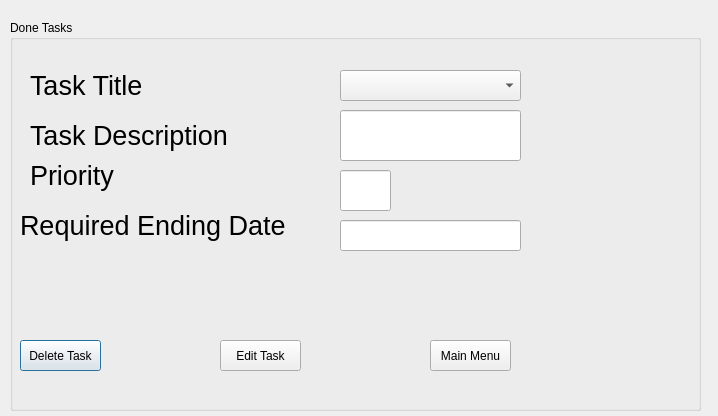
<?xml version="1.0" encoding="UTF-8"?>
<ui version="4.0">
 <class>deletetask</class>
 <widget class="QDialog" name="deletetask">
  <property name="geometry">
   <rect>
    <x>0</x>
    <y>0</y>
    <width>718</width>
    <height>416</height>
   </rect>
  </property>
  <property name="windowTitle">
   <string>Dialog</string>
  </property>
  <widget class="QGroupBox" name="groupBox">
   <property name="geometry">
    <rect>
     <x>10</x>
     <y>20</y>
     <width>691</width>
     <height>391</height>
    </rect>
   </property>
   <property name="autoFillBackground">
    <bool>true</bool>
   </property>
   <property name="title">
    <string>Done Tasks</string>
   </property>
   <widget class="QPushButton" name="pushButton_2">
    <property name="geometry">
     <rect>
      <x>10</x>
      <y>320</y>
      <width>81</width>
      <height>31</height>
     </rect>
    </property>
    <property name="text">
     <string>Delete Task</string>
    </property>
   </widget>
   <widget class="QLabel" name="label_2">
    <property name="geometry">
     <rect>
      <x>20</x>
      <y>120</y>
      <width>381</width>
      <height>71</height>
     </rect>
    </property>
    <property name="font">
     <font>
      <pointsize>20</pointsize>
     </font>
    </property>
    <property name="text">
     <string>Priority</string>
    </property>
   </widget>
   <widget class="QPushButton" name="pushButton">
    <property name="geometry">
     <rect>
      <x>420</x>
      <y>320</y>
      <width>81</width>
      <height>31</height>
     </rect>
    </property>
    <property name="text">
     <string>Main Menu</string>
    </property>
   </widget>
   <widget class="QLabel" name="label_3">
    <property name="geometry">
     <rect>
      <x>20</x>
      <y>50</y>
      <width>131</width>
      <height>31</height>
     </rect>
    </property>
    <property name="font">
     <font>
      <pointsize>20</pointsize>
     </font>
    </property>
    <property name="text">
     <string>Task Title</string>
    </property>
   </widget>
   <widget class="QLabel" name="label">
    <property name="geometry">
     <rect>
      <x>20</x>
      <y>90</y>
      <width>231</width>
      <height>51</height>
     </rect>
    </property>
    <property name="font">
     <font>
      <pointsize>20</pointsize>
     </font>
    </property>
    <property name="text">
     <string>Task Description</string>
    </property>
   </widget>
   <widget class="QComboBox" name="comboBox">
    <property name="geometry">
     <rect>
      <x>330</x>
      <y>50</y>
      <width>181</width>
      <height>31</height>
     </rect>
    </property>
   </widget>
   <widget class="QLabel" name="label_4">
    <property name="geometry">
     <rect>
      <x>10</x>
      <y>180</y>
      <width>271</width>
      <height>51</height>
     </rect>
    </property>
    <property name="font">
     <font>
      <pointsize>20</pointsize>
     </font>
    </property>
    <property name="text">
     <string>Required Ending Date</string>
    </property>
   </widget>
   <widget class="QLineEdit" name="desc">
    <property name="geometry">
     <rect>
      <x>330</x>
      <y>90</y>
      <width>181</width>
      <height>51</height>
     </rect>
    </property>
   </widget>
   <widget class="QLineEdit" name="prt">
    <property name="geometry">
     <rect>
      <x>330</x>
      <y>150</y>
      <width>51</width>
      <height>41</height>
     </rect>
    </property>
   </widget>
   <widget class="QLineEdit" name="red">
    <property name="geometry">
     <rect>
      <x>330</x>
      <y>200</y>
      <width>181</width>
      <height>31</height>
     </rect>
    </property>
   </widget>
   <widget class="QPushButton" name="pushButton_3">
    <property name="geometry">
     <rect>
      <x>210</x>
      <y>320</y>
      <width>81</width>
      <height>31</height>
     </rect>
    </property>
    <property name="text">
     <string>Edit Task</string>
    </property>
   </widget>
  </widget>
 </widget>
 <resources/>
 <connections/>
</ui>
